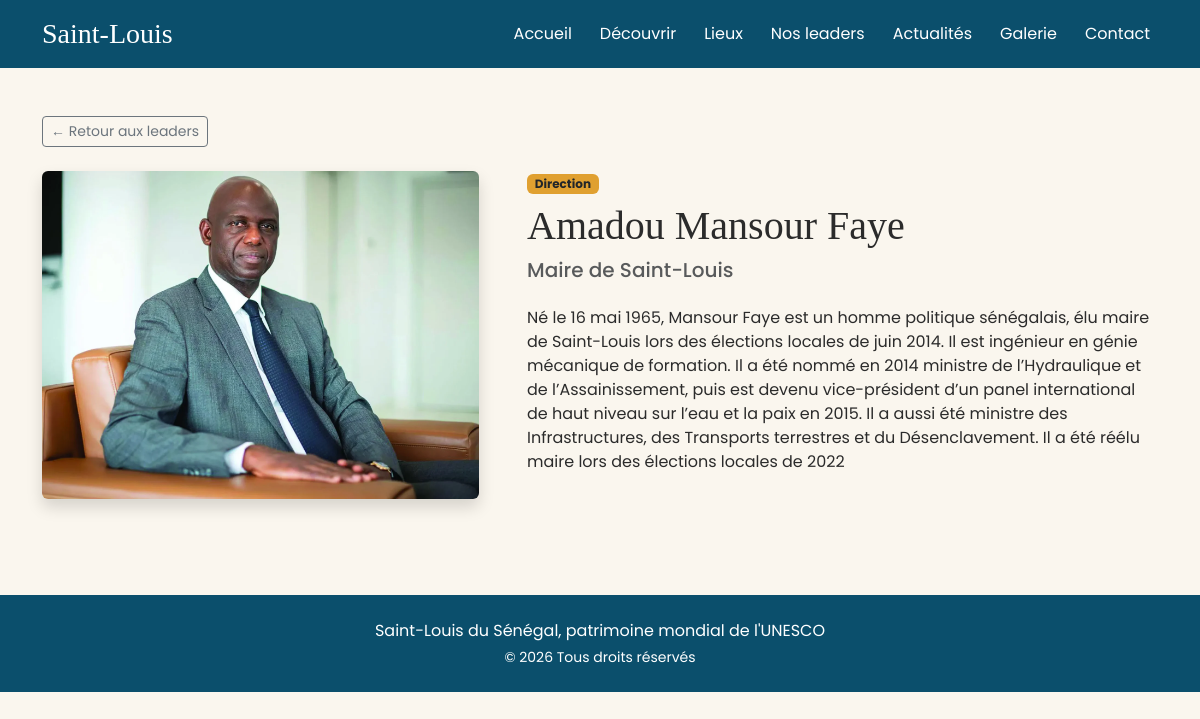
The app's page /leaders/1/ with its own data.
### leaders/models.py (models this page shows, shortened)
class Leader(models.Model):
    GROUPES = [
        ("direction", "Direction"),
        ("conseillers", "Conseillers"),
        ("partenaires", "Partenaires"),
        ("personnalites", "Personnalités et ambassadeurs"),
    ]
    nom = models.CharField(max_length=150)
    fonction = models.CharField(max_length=150)
    groupe = models.CharField(max_length=20, choices=GROUPES, default="direction")
    photo = models.ImageField(upload_to="leaders/")
    biographie = models.TextField()
    citation = models.CharField(max_length=300, blank=True)
    email = models.EmailField(blank=True)
    facebook = models.URLField(blank=True)
    linkedin = models.URLField(blank=True)
    principal = models.BooleanField(default=False, verbose_name="Mettre en avant en haut de page")
    ordre = models.PositiveIntegerField(default=0, help_text="Plus le nombre est petit, plus il apparaît en premier")
    class Meta:
        ordering = ["ordre", "nom"]
        verbose_name_plural = "leaders"

### leaders/views.py (the view)
# urls.py: path("leaders/<int:pk>/", detail_leader, name="leader_detail"),
def detail_leader(request, pk):
    leader = get_object_or_404(Leader, pk=pk)
    return render(request, "leaders/detail.html", {"leader": leader})

### leaders/templates/leaders/detail.html (shortened to what this page needs)
{% extends "pages/base.html" %}
{% block content %}
<section class="py-5">
  <div class="container">
    <a href="{% url 'leaders' %}" class="btn btn-outline-secondary btn-sm mb-4">← Retour aux leaders</a>
    <div class="row g-5 align-items-start">
      <div class="col-md-5" data-aos="fade-right">
        <img src="{{ leader.photo.url }}" alt="{{ leader.nom }}" class="photo-fiche rounded shadow">
      </div>
      <div class="col-md-7" data-aos="fade-left">
        <span class="badge text-dark mb-2" style="background: var(--ocre);">{{ leader.get_groupe_display }}</span>
        <h1>{{ leader.nom }}</h1>
        <h5 class="text-muted mb-4">{{ leader.fonction }}</h5>
        <p>{{ leader.biographie|linebreaksbr }}</p>
      </div>
    </div>
  </div>
</section>
{% endblock %}

### pages/templates/pages/base.html (style rules this page uses)
:root { --bleu: #0b4f6c; --ocre: #e0a030; --clair: #faf6ee; }
body { font-family: 'Poppins', sans-serif; background: var(--clair); color: #2b2b2b; }
h1, h2, h3, .navbar-brand { font-family: 'Playfair Display', serif; }

### leaders/templates/leaders/detail.html (style rules this page uses)
.photo-fiche { width: 100%; max-height: 500px; object-fit: cover; object-position: top; }

### records on screen
Leader: photo (picture), groupe "Direction", nom "Amadou Mansour Faye", fonction "Maire de Saint-Louis", biographie "Né le 16 mai 1965, Mansour Faye est un homme politique sénégalais, élu maire de Saint-Louis lors des élections locales de juin 2014. Il est ingénieur en génie mécanique de formation. Il a été nommé en 2014 ministre de l’Hydraulique et de l’Assainissement, puis est devenu vice-président d’un panel international de haut niveau sur l’eau et la paix en 2015. Il a aussi été ministre des Infrastructures, des Transports terrestres et du Désenclavement. Il a été réélu maire lors des élections locales de 2022"
